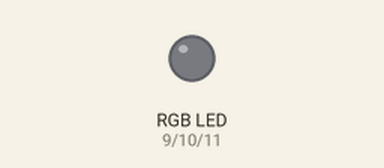
Simulated run of this sketch. Board: Arduino Uno, built with avr-gcc and run on an emulated ATmega328P. Parts: an RGB LED mixed from three pins (HIGH = lit).

Above: at 0.15 s.
Timing chart, 0 to 3.0 s (numbered marks = the images above):
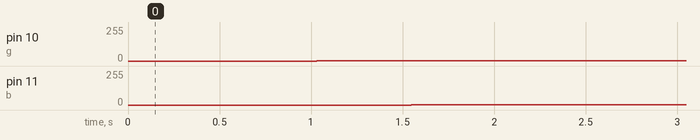

The sketch:

leds3.ino
```cpp
// (licence header left out)
// THE SOFTWARE IS PROVIDED "AS IS", WITHOUT WARRANTY OF ANY KIND, EXPRESS OR
// IMPLIED, INCLUDING BUT NOT LIMITED TO THE WARRANTIES OF MERCHANTABILITY,
// FITNESS FOR A PARTICULAR PURPOSE AND NONINFRINGEMENT. IN NO EVENT SHALL THE
// AUTHORS OR COPYRIGHT HOLDERS BE LIABLE FOR ANY CLAIM, DAMAGES OR OTHER
// LIABILITY, WHETHER IN AN ACTION OF CONTRACT, TORT OR OTHERWISE, ARISING FROM,
// OUT OF OR IN CONNECTION WITH THE SOFTWARE OR THE USE OR OTHER DEALINGS IN THE
// SOFTWARE.

int r = 9;  //porta vermelha
int g = 10; //porta verde
int b = 11; //porta azul
int t = 1000;


int fadetime=1;
int f;
int contagem;


void setup() {
  pinMode(r, OUTPUT);// vermelho como saida
  pinMode(g, OUTPUT);// verde como saida
  pinMode(b, OUTPUT);// azul como saida

}

void loop(){

  f_r();
  f_g();
  f_b();
  f_g();


}

  void f_r()
{
  // fade from vermelho
  for (f = 0; f < 255; f++)
  {
    analogWrite(r, f);
    delay (fadetime);
  }
  for (f = 255; f > 0; f--)
  {
    analogWrite(r, f);
    delay (fadetime);
  }
  analogWrite(r, 0);
}

//__________________________

void f_g(){

// fade from verde
  for (f = 0; f < 255; f++)
  {
    analogWrite(g, f);
    delay (fadetime);
  }
  // fade from verde
  for (f = 255; f >0; f--)
  {
    analogWrite(g, f);
    delay (fadetime);
  }

}

//-----------------------

void f_b()
{
  // fade from azul
  for (f = 0; f < 255; f++)
  {
    analogWrite(b, f);
    delay (fadetime);
  }
  // fade from azul
  for (f = 255; f > 0; f--)
  {
    analogWrite(b, f);
    delay (fadetime);
  }
}
```

Measured:
- by itself, pin 10 (g): 0/255 → 1/255 at 1.0 s
- by itself, pin 11 (b): 0/255 → 1/255 at 1.5 s
